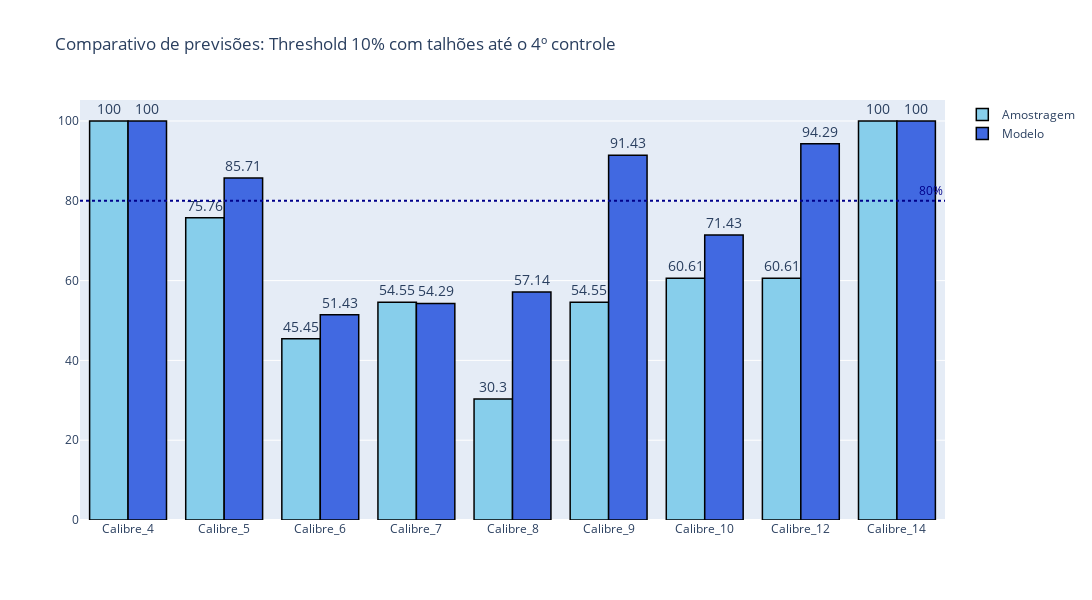

Source (notebook cell):
### Code cell
fig = go.Figure()
fig.add_trace(go.Bar(x = df_compara['Calibre'], y = df_compara['Amostragem'], name = 'Amostragem', marker_color='skyblue', text = round(df_compara['Amostragem'],2)))
fig.add_trace(go.Bar(x = df_compara['Calibre'], y = df_compara['Modelo'], name = 'Modelo', marker_color='royalblue', text = round(df_compara['Modelo'],2)))
fig.update_traces(textposition="outside",textfont_size=14, cliponaxis=False,textangle=0, marker_line_color = 'rgb(0,0,0)',marker_line_width = 1.5)
fig.update_layout(height = 600, width = 1200, title = 'Comparativo de previsões: Threshold 10% com talhões até o 4º controle')
fig.add_hline(80, line_color = 'darkblue', line_dash="dot",  annotation_text="80%", annotation_font_color="darkblue")
fig

### Figure 1 — Plotly figure (JSON) as saved in the notebook; plotly's stock layout.template omitted (floating-point values rounded to 4 significant figures)
{"data": [{"cliponaxis": false, "marker": {"color": "skyblue", "line": {"color": "rgb(0,0,0)", "width": 1.5}}, "name": "Amostragem", "text": [100, 75.76, 45.45, 54.55, 30.3, 54.55, 60.61, 60.61, 100], "textangle": 0, "textfont": {"size": 14}, "textposition": "outside", "type": "bar", "x": ["Calibre_4", "Calibre_5", "Calibre_6", "Calibre_7", "Calibre_8", "Calibre_9", "Calibre_10", "Calibre_12", "Calibre_14"], "y": [100, 75.76, 45.45, 54.55, 30.3, 54.55, 60.61, 60.61, 100]}, {"cliponaxis": false, "marker": {"color": "royalblue", "line": {"color": "rgb(0,0,0)", "width": 1.5}}, "name": "Modelo", "text": [100, 85.71, 51.43, 54.29, 57.14, 91.43, 71.43, 94.29, 100], "textangle": 0, "textfont": {"size": 14}, "textposition": "outside", "type": "bar", "x": ["Calibre_4", "Calibre_5", "Calibre_6", "Calibre_7", "Calibre_8", "Calibre_9", "Calibre_10", "Calibre_12", "Calibre_14"], "y": [100, 85.71, 51.43, 54.29, 57.14, 91.43, 71.43, 94.29, 100]}], "layout": {"annotations": [{"font": {"color": "darkblue"}, "showarrow": false, "text": "80%", "x": 1, "xanchor": "right", "xref": "x domain", "y": 80, "yanchor": "bottom", "yref": "y"}], "height": 600, "shapes": [{"line": {"color": "darkblue", "dash": "dot"}, "type": "line", "x0": 0, "x1": 1, "xref": "x domain", "y0": 80, "y1": 80, "yref": "y"}], "title": {"text": "Comparativo de previsões: Threshold 10% com talhões até o 4º controle"}, "width": 1200}}
